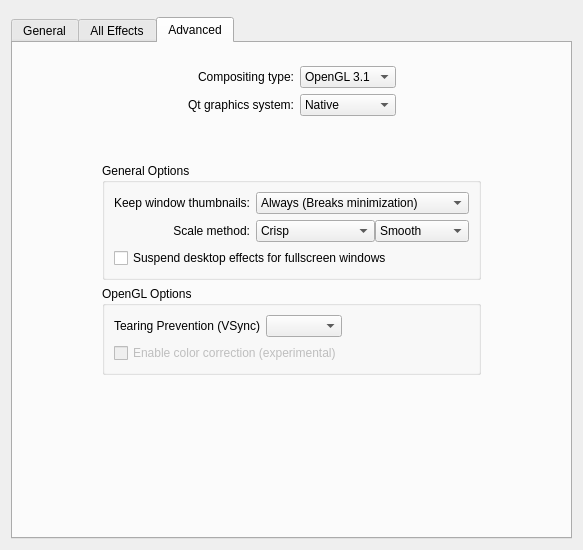
<?xml version="1.0" encoding="UTF-8"?>
<ui version="4.0">
 <class>KWinCompositingConfig</class>
 <widget class="QWidget" name="KWinCompositingConfig">
  <property name="geometry">
   <rect>
    <x>0</x>
    <y>0</y>
    <width>583</width>
    <height>550</height>
   </rect>
  </property>
  <layout class="QVBoxLayout" name="verticalLayout_4">
   <item>
    <widget class="KMessageWidget" name="messageBox">
     <property name="frameShape">
      <enum>QFrame::StyledPanel</enum>
     </property>
     <property name="frameShadow">
      <enum>QFrame::Raised</enum>
     </property>
    </widget>
   </item>
   <item>
    <widget class="QTabWidget" name="tabWidget">
     <property name="currentIndex">
      <number>2</number>
     </property>
     <widget class="QWidget" name="tab">
      <attribute name="title">
       <string>General</string>
      </attribute>
      <layout class="QVBoxLayout" name="verticalLayout_2">
       <item>
        <layout class="QHBoxLayout" name="horizontalLayout_4">
         <item>
          <spacer name="horizontalSpacer_9">
           <property name="orientation">
            <enum>Qt::Horizontal</enum>
           </property>
           <property name="sizeHint" stdset="0">
            <size>
             <width>40</width>
             <height>20</height>
            </size>
           </property>
          </spacer>
         </item>
         <item>
          <widget class="KTitleWidget" name="statusTitleWidget">
           <property name="sizePolicy">
            <sizepolicy hsizetype="Preferred" vsizetype="Preferred">
             <horstretch>0</horstretch>
             <verstretch>0</verstretch>
            </sizepolicy>
           </property>
           <property name="minimumSize">
            <size>
             <width>0</width>
             <height>0</height>
            </size>
           </property>
          </widget>
         </item>
         <item>
          <spacer name="horizontalSpacer_8">
           <property name="orientation">
            <enum>Qt::Horizontal</enum>
           </property>
           <property name="sizeHint" stdset="0">
            <size>
             <width>40</width>
             <height>20</height>
            </size>
           </property>
          </spacer>
         </item>
        </layout>
       </item>
       <item>
        <widget class="QWidget" name="rearmGlSupport" native="true">
         <layout class="QGridLayout" name="gridLayout_3">
          <item row="0" column="1" colspan="2">
           <widget class="QLabel" name="label_9">
            <property name="font">
             <font>
              <weight>75</weight>
              <bold>true</bold>
             </font>
            </property>
            <property name="text">
             <string>Pressing this button can crash the desktop.</string>
            </property>
            <property name="alignment">
             <set>Qt::AlignLeading|Qt::AlignLeft|Qt::AlignVCenter</set>
            </property>
           </widget>
          </item>
          <item row="0" column="0" rowspan="3">
           <spacer name="horizontalSpacer_14">
            <property name="orientation">
             <enum>Qt::Horizontal</enum>
            </property>
            <property name="sizeHint" stdset="0">
             <size>
              <width>125</width>
              <height>71</height>
             </size>
            </property>
           </spacer>
          </item>
          <item row="1" column="1" colspan="2">
           <widget class="QCheckBox" name="rearmSafetyCheck">
            <property name="text">
             <string>I have saved my data.</string>
            </property>
           </widget>
          </item>
          <item row="0" column="3" rowspan="3">
           <spacer name="horizontalSpacer_15">
            <property name="orientation">
             <enum>Qt::Horizontal</enum>
            </property>
            <property name="sizeHint" stdset="0">
             <size>
              <width>125</width>
              <height>71</height>
             </size>
            </property>
           </spacer>
          </item>
          <item row="2" column="1" colspan="2">
           <widget class="QPushButton" name="rearmGlSupportButton">
            <property name="enabled">
             <bool>false</bool>
            </property>
            <property name="text">
             <string>Re-enable OpenGL detection</string>
            </property>
           </widget>
          </item>
         </layout>
        </widget>
       </item>
       <item>
        <layout class="QHBoxLayout" name="horizontalLayout_2">
         <property name="spacing">
          <number>0</number>
         </property>
         <item>
          <spacer name="horizontalSpacer_6">
           <property name="orientation">
            <enum>Qt::Horizontal</enum>
           </property>
           <property name="sizeHint" stdset="0">
            <size>
             <width>40</width>
             <height>20</height>
            </size>
           </property>
          </spacer>
         </item>
         <item>
          <widget class="QWidget" name="compositingOptionsContainer" native="true">
           <layout class="QVBoxLayout" name="verticalLayout_3">
            <item>
             <widget class="QGroupBox" name="groupBox_2">
              <property name="title">
               <string>Activation</string>
              </property>
              <property name="flat">
               <bool>true</bool>
              </property>
              <layout class="QVBoxLayout" name="verticalLayout">
               <item>
                <widget class="QCheckBox" name="useCompositing">
                 <property name="text">
                  <string comment="@option:check">Enable desktop effects at startup</string>
                 </property>
                 <property name="checked">
                  <bool>true</bool>
                 </property>
                </widget>
               </item>
               <item>
                <layout class="QHBoxLayout" name="horizontalLayout">
                 <item>
                  <spacer name="horizontalSpacer_5">
                   <property name="orientation">
                    <enum>Qt::Horizontal</enum>
                   </property>
                   <property name="sizeHint" stdset="0">
                    <size>
                     <width>40</width>
                     <height>20</height>
                    </size>
                   </property>
                  </spacer>
                 </item>
                 <item>
                  <widget class="QLabel" name="label_6">
                   <property name="sizePolicy">
                    <sizepolicy hsizetype="MinimumExpanding" vsizetype="Preferred">
                     <horstretch>0</horstretch>
                     <verstretch>0</verstretch>
                    </sizepolicy>
                   </property>
                   <property name="text">
                    <string>Desktop effects can be toggled anytime using this shortcut:</string>
                   </property>
                   <property name="alignment">
                    <set>Qt::AlignRight|Qt::AlignTrailing|Qt::AlignVCenter</set>
                   </property>
                  </widget>
                 </item>
                 <item>
                  <widget class="KKeySequenceWidget" name="toggleEffectsShortcut"/>
                 </item>
                 <item>
                  <spacer name="horizontalSpacer_4">
                   <property name="orientation">
                    <enum>Qt::Horizontal</enum>
                   </property>
                   <property name="sizeHint" stdset="0">
                    <size>
                     <width>40</width>
                     <height>20</height>
                    </size>
                   </property>
                  </spacer>
                 </item>
                </layout>
               </item>
              </layout>
             </widget>
            </item>
            <item>
             <widget class="QGroupBox" name="groupBox">
              <property name="title">
               <string comment="@title:group a few general options to set up desktop effects">Simple effect setup</string>
              </property>
              <property name="flat">
               <bool>true</bool>
              </property>
              <layout class="QGridLayout" name="gridLayout">
               <item row="0" column="0" colspan="3">
                <widget class="QCheckBox" name="effectWinManagement">
                 <property name="text">
                  <string>Improved window management</string>
                 </property>
                 <property name="checked">
                  <bool>true</bool>
                 </property>
                </widget>
               </item>
               <item row="1" column="0" colspan="3">
                <widget class="QCheckBox" name="effectAnimations">
                 <property name="text">
                  <string>Various animations</string>
                 </property>
                 <property name="checked">
                  <bool>true</bool>
                 </property>
                </widget>
               </item>
               <item row="2" column="0">
                <widget class="QLabel" name="label_4">
                 <property name="text">
                  <string>Effect for desktop switching:</string>
                 </property>
                 <property name="alignment">
                  <set>Qt::AlignRight|Qt::AlignTrailing|Qt::AlignVCenter</set>
                 </property>
                 <property name="buddy">
                  <cstring>windowSwitchingCombo</cstring>
                 </property>
                </widget>
               </item>
               <item row="2" column="1">
                <widget class="KComboBox" name="desktopSwitchingCombo">
                 <property name="sizePolicy">
                  <sizepolicy hsizetype="Expanding" vsizetype="Fixed">
                   <horstretch>0</horstretch>
                   <verstretch>0</verstretch>
                  </sizepolicy>
                 </property>
                </widget>
               </item>
               <item row="2" column="2">
                <spacer name="horizontalSpacer_2">
                 <property name="orientation">
                  <enum>Qt::Horizontal</enum>
                 </property>
                 <property name="sizeHint" stdset="0">
                  <size>
                   <width>40</width>
                   <height>20</height>
                  </size>
                 </property>
                </spacer>
               </item>
               <item row="3" column="0">
                <widget class="QLabel" name="label_5">
                 <property name="text">
                  <string>Animation speed:</string>
                 </property>
                 <property name="alignment">
                  <set>Qt::AlignRight|Qt::AlignTrailing|Qt::AlignVCenter</set>
                 </property>
                 <property name="buddy">
                  <cstring>animationSpeedCombo</cstring>
                 </property>
                </widget>
               </item>
               <item row="3" column="1">
                <widget class="KComboBox" name="animationSpeedCombo">
                 <property name="sizePolicy">
                  <sizepolicy hsizetype="Expanding" vsizetype="Fixed">
                   <horstretch>0</horstretch>
                   <verstretch>0</verstretch>
                  </sizepolicy>
                 </property>
                 <property name="currentIndex">
                  <number>3</number>
                 </property>
                 <item>
                  <property name="text">
                   <string>Instant</string>
                  </property>
                 </item>
                 <item>
                  <property name="text">
                   <string>Very Fast</string>
                  </property>
                 </item>
                 <item>
                  <property name="text">
                   <string>Fast</string>
                  </property>
                 </item>
                 <item>
                  <property name="text">
                   <string>Normal</string>
                  </property>
                 </item>
                 <item>
                  <property name="text">
                   <string>Slow</string>
                  </property>
                 </item>
                 <item>
                  <property name="text">
                   <string>Very Slow</string>
                  </property>
                 </item>
                 <item>
                  <property name="text">
                   <string>Extremely Slow</string>
                  </property>
                 </item>
                </widget>
               </item>
               <item row="3" column="2">
                <spacer name="horizontalSpacer">
                 <property name="orientation">
                  <enum>Qt::Horizontal</enum>
                 </property>
                 <property name="sizeHint" stdset="0">
                  <size>
                   <width>40</width>
                   <height>20</height>
                  </size>
                 </property>
                </spacer>
               </item>
               <item row="4" column="0" colspan="3">
                <widget class="Line" name="line">
                 <property name="orientation">
                  <enum>Qt::Horizontal</enum>
                 </property>
                </widget>
               </item>
               <item row="5" column="0" colspan="3">
                <widget class="QLabel" name="label">
                 <property name="sizePolicy">
                  <sizepolicy hsizetype="Expanding" vsizetype="Preferred">
                   <horstretch>0</horstretch>
                   <verstretch>0</verstretch>
                  </sizepolicy>
                 </property>
                 <property name="text">
                  <string>You can find more effects, as well as effect-specific settings, in the &quot;All Effects&quot; tab above.</string>
                 </property>
                 <property name="alignment">
                  <set>Qt::AlignCenter</set>
                 </property>
                 <property name="wordWrap">
                  <bool>true</bool>
                 </property>
                </widget>
               </item>
              </layout>
             </widget>
            </item>
           </layout>
          </widget>
         </item>
         <item>
          <spacer name="horizontalSpacer_7">
           <property name="orientation">
            <enum>Qt::Horizontal</enum>
           </property>
           <property name="sizeHint" stdset="0">
            <size>
             <width>40</width>
             <height>20</height>
            </size>
           </property>
          </spacer>
         </item>
        </layout>
       </item>
       <item>
        <spacer>
         <property name="orientation">
          <enum>Qt::Vertical</enum>
         </property>
         <property name="sizeHint" stdset="0">
          <size>
           <width>512</width>
           <height>75</height>
          </size>
         </property>
        </spacer>
       </item>
      </layout>
     </widget>
     <widget class="QWidget" name="tab_2">
      <attribute name="title">
       <string>All Effects</string>
      </attribute>
      <layout class="QVBoxLayout">
       <item>
        <widget class="QLabel" name="label_2">
         <property name="text">
          <string>Hint: To find out or configure how to activate an effect, look at the effect's settings.</string>
         </property>
         <property name="wordWrap">
          <bool>true</bool>
         </property>
        </widget>
       </item>
       <item>
        <layout class="QHBoxLayout" name="horizontalLayout_5">
         <item>
          <widget class="KPluginSelector" name="effectSelector" native="true">
           <property name="sizePolicy">
            <sizepolicy hsizetype="Expanding" vsizetype="Expanding">
             <horstretch>0</horstretch>
             <verstretch>0</verstretch>
            </sizepolicy>
           </property>
           <property name="focusPolicy">
            <enum>Qt::WheelFocus</enum>
           </property>
          </widget>
         </item>
         <item>
          <layout class="QVBoxLayout" name="verticalLayout_6">
           <item>
            <spacer name="verticalSpacer_4">
             <property name="orientation">
              <enum>Qt::Vertical</enum>
             </property>
             <property name="sizeHint" stdset="0">
              <size>
               <width>20</width>
               <height>40</height>
              </size>
             </property>
            </spacer>
           </item>
          </layout>
         </item>
        </layout>
       </item>
      </layout>
     </widget>
     <widget class="QWidget" name="tab_4">
      <attribute name="title">
       <string>Advanced</string>
      </attribute>
      <layout class="QGridLayout" name="gridLayout_6" rowstretch="1,0,2,0,0,0,10">
       <item row="0" column="2">
        <spacer name="verticalSpacer_2">
         <property name="orientation">
          <enum>Qt::Vertical</enum>
         </property>
         <property name="sizeType">
          <enum>QSizePolicy::Fixed</enum>
         </property>
         <property name="sizeHint" stdset="0">
          <size>
           <width>20</width>
           <height>8</height>
          </size>
         </property>
        </spacer>
       </item>
       <item row="0" column="4" rowspan="7">
        <spacer name="horizontalSpacer_11">
         <property name="orientation">
          <enum>Qt::Horizontal</enum>
         </property>
         <property name="sizeHint" stdset="0">
          <size>
           <width>40</width>
           <height>20</height>
          </size>
         </property>
        </spacer>
       </item>
       <item row="1" column="3">
        <spacer name="horizontalSpacer_13">
         <property name="orientation">
          <enum>Qt::Horizontal</enum>
         </property>
         <property name="sizeHint" stdset="0">
          <size>
           <width>40</width>
           <height>20</height>
          </size>
         </property>
        </spacer>
       </item>
       <item row="5" column="1" colspan="3">
        <widget class="QGroupBox" name="glGroup">
         <property name="sizePolicy">
          <sizepolicy hsizetype="MinimumExpanding" vsizetype="Preferred">
           <horstretch>0</horstretch>
           <verstretch>0</verstretch>
          </sizepolicy>
         </property>
         <property name="title">
          <string>OpenGL Options</string>
         </property>
         <property name="flat">
          <bool>true</bool>
         </property>
         <layout class="QGridLayout" name="gridLayout_4">
          <item row="3" column="0">
           <widget class="QCheckBox" name="glColorCorrection">
            <property name="enabled">
             <bool>false</bool>
            </property>
            <property name="toolTip">
             <string>&lt;p&gt;Activates color correction if possible, using the Kolor-Manager. Requires OpenGL 2 Shaders to be enabled and Kolor-Manager to be installed. May fail silently.&lt;/p&gt;&lt;p&gt;&lt;strong&gt;Experimental&lt;/strong&gt;.&lt;/p&gt;</string>
            </property>
            <property name="text">
             <string>Enable color correction (experimental)</string>
            </property>
           </widget>
          </item>
          <item row="0" column="0">
           <layout class="QHBoxLayout" name="horizontalLayout_6" stretch="1,5">
            <item>
             <widget class="QLabel" name="glSwapStrategyLabel">
              <property name="text">
               <string>Tearing Prevention (VSync)</string>
              </property>
              <property name="alignment">
               <set>Qt::AlignRight|Qt::AlignTrailing|Qt::AlignVCenter</set>
              </property>
              <property name="buddy">
               <cstring>glSwapStrategy</cstring>
              </property>
             </widget>
            </item>
            <item>
             <widget class="QComboBox" name="glSwapStrategy"/>
            </item>
           </layout>
          </item>
          <item row="0" column="1">
           <spacer name="horizontalSpacer_3">
            <property name="orientation">
             <enum>Qt::Horizontal</enum>
            </property>
            <property name="sizeHint" stdset="0">
             <size>
              <width>40</width>
              <height>20</height>
             </size>
            </property>
           </spacer>
          </item>
         </layout>
        </widget>
       </item>
       <item row="6" column="2">
        <spacer name="verticalSpacer_3">
         <property name="orientation">
          <enum>Qt::Vertical</enum>
         </property>
         <property name="sizeHint" stdset="0">
          <size>
           <width>20</width>
           <height>40</height>
          </size>
         </property>
        </spacer>
       </item>
       <item row="4" column="1" colspan="3">
        <widget class="QGroupBox" name="groupBox_3">
         <property name="sizePolicy">
          <sizepolicy hsizetype="MinimumExpanding" vsizetype="Preferred">
           <horstretch>0</horstretch>
           <verstretch>0</verstretch>
          </sizepolicy>
         </property>
         <property name="title">
          <string>General Options</string>
         </property>
         <property name="flat">
          <bool>true</bool>
         </property>
         <layout class="QGridLayout" name="gridLayout_2">
          <item row="0" column="0">
           <widget class="QLabel" name="label_8">
            <property name="sizePolicy">
             <sizepolicy hsizetype="Preferred" vsizetype="Preferred">
              <horstretch>1</horstretch>
              <verstretch>0</verstretch>
             </sizepolicy>
            </property>
            <property name="text">
             <string>Keep window thumbnails:</string>
            </property>
            <property name="alignment">
             <set>Qt::AlignRight|Qt::AlignTrailing|Qt::AlignVCenter</set>
            </property>
            <property name="buddy">
             <cstring>windowThumbnails</cstring>
            </property>
           </widget>
          </item>
          <item row="0" column="1">
           <widget class="KComboBox" name="windowThumbnails">
            <property name="sizePolicy">
             <sizepolicy hsizetype="Preferred" vsizetype="Fixed">
              <horstretch>3</horstretch>
              <verstretch>0</verstretch>
             </sizepolicy>
            </property>
            <item>
             <property name="text">
              <string comment="A window thumbnail requires to have the corresponding window mapped. To have thumbnails at all time, windows are not unmapped. This can break window minimization as it is modelled as unmapping of windows.">Always (Breaks minimization)</string>
             </property>
            </item>
            <item>
             <property name="text">
              <string comment="Windows are not unmapped if the window is somewhere visible on any of the virtual desktops.">Only for Shown Windows</string>
             </property>
            </item>
            <item>
             <property name="text">
              <string comment="Windows are unmapped as they are requested. This can lead to not having updated thumbnials for windows on other desktops.">Never</string>
             </property>
            </item>
           </widget>
          </item>
          <item row="1" column="0">
           <widget class="QLabel" name="scaleMethodLabel">
            <property name="sizePolicy">
             <sizepolicy hsizetype="Preferred" vsizetype="Preferred">
              <horstretch>1</horstretch>
              <verstretch>0</verstretch>
             </sizepolicy>
            </property>
            <property name="text">
             <string>Scale method:</string>
            </property>
            <property name="alignment">
             <set>Qt::AlignRight|Qt::AlignTrailing|Qt::AlignVCenter</set>
            </property>
            <property name="buddy">
             <cstring>xrScaleFilter</cstring>
            </property>
           </widget>
          </item>
          <item row="1" column="1">
           <layout class="QHBoxLayout" name="horizontalLayout_3">
            <property name="spacing">
             <number>0</number>
            </property>
            <item>
             <widget class="QComboBox" name="xrScaleFilter">
              <property name="toolTip">
               <string>&lt;!DOCTYPE HTML PUBLIC &quot;-//W3C//DTD HTML 4.0//EN&quot; &quot;http://www.w3.org/TR/REC-html40/strict.dtd&quot;&gt;
&lt;html&gt;&lt;head&gt;&lt;meta name=&quot;qrichtext&quot; content=&quot;1&quot; /&gt;&lt;style type=&quot;text/css&quot;&gt;
p, li { white-space: pre-wrap; }
&lt;/style&gt;&lt;/head&gt;&lt;body style=&quot; font-family:'Segoe'; font-size:8pt; font-weight:400; font-style:normal;&quot;&gt;
&lt;p style=&quot; margin-top:0px; margin-bottom:0px; margin-left:0px; margin-right:0px; -qt-block-indent:0; text-indent:0px;&quot;&gt;&lt;span style=&quot; font-weight:600;&quot;&gt;Crisp:&lt;/span&gt;&lt;/p&gt;
&lt;p style=&quot; margin-top:0px; margin-bottom:0px; margin-left:0px; margin-right:0px; -qt-block-indent:0; text-indent:0px;&quot;&gt;&lt;span style=&quot; font-style:italic;&quot;&gt;XRenderSetPictureFilter(&amp;quot;fast&amp;quot;)&lt;/span&gt; -  Pretty fast on all GPUs but looks bricky&lt;/p&gt;
&lt;p style=&quot;-qt-paragraph-type:empty; margin-top:0px; margin-bottom:0px; margin-left:0px; margin-right:0px; -qt-block-indent:0; text-indent:0px;&quot;&gt;&lt;/p&gt;
&lt;p style=&quot; margin-top:0px; margin-bottom:0px; margin-left:0px; margin-right:0px; -qt-block-indent:0; text-indent:0px;&quot;&gt;&lt;span style=&quot; font-weight:600;&quot;&gt;Smooth:&lt;/span&gt;&lt;/p&gt;
&lt;p style=&quot; margin-top:0px; margin-bottom:0px; margin-left:0px; margin-right:0px; -qt-block-indent:0; text-indent:0px;&quot;&gt;&lt;span style=&quot; font-style:italic;&quot;&gt;XRenderSetPictureFilter(&amp;quot;good&amp;quot;) &lt;/span&gt;- linear blending.&lt;/p&gt;
&lt;p style=&quot; margin-top:0px; margin-bottom:0px; margin-left:0px; margin-right:0px; -qt-block-indent:0; text-indent:0px;&quot;&gt;Fast enough on newer nvidia GPUs and maybe others but also can be &lt;span style=&quot; text-decoration: underline;&quot;&gt;very&lt;/span&gt; slow, you will have to try it.&lt;/p&gt;&lt;/body&gt;&lt;/html&gt;</string>
              </property>
              <property name="currentIndex">
               <number>0</number>
              </property>
              <item>
               <property name="text">
                <string>Crisp</string>
               </property>
              </item>
              <item>
               <property name="text">
                <string>Smooth (slower)</string>
               </property>
              </item>
             </widget>
            </item>
            <item>
             <widget class="QComboBox" name="glScaleFilter">
              <property name="toolTip">
               <string>&lt;!DOCTYPE HTML PUBLIC &quot;-//W3C//DTD HTML 4.0//EN&quot; &quot;http://www.w3.org/TR/REC-html40/strict.dtd&quot;&gt;
&lt;html&gt;&lt;head&gt;&lt;meta name=&quot;qrichtext&quot; content=&quot;1&quot; /&gt;&lt;style type=&quot;text/css&quot;&gt;
p, li { white-space: pre-wrap; }
&lt;/style&gt;&lt;/head&gt;&lt;body style=&quot; font-family:'Segoe'; font-size:8pt; font-weight:400; font-style:normal;&quot;&gt;
&lt;p style=&quot; margin-top:0px; margin-bottom:0px; margin-left:0px; margin-right:0px; -qt-block-indent:0; text-indent:0px;&quot;&gt;&lt;span style=&quot; font-weight:600;&quot;&gt;Crisp:&lt;/span&gt;&lt;/p&gt;
&lt;p style=&quot; margin-top:0px; margin-bottom:0px; margin-left:0px; margin-right:0px; -qt-block-indent:0; text-indent:0px;&quot;&gt;&lt;span style=&quot; font-style:italic;&quot;&gt;GL_NEAREST&lt;/span&gt; -  (very) fast on all GPUs but looks bricky&lt;/p&gt;
&lt;p style=&quot;-qt-paragraph-type:empty; margin-top:0px; margin-bottom:0px; margin-left:0px; margin-right:0px; -qt-block-indent:0; text-indent:0px;&quot;&gt;&lt;/p&gt;
&lt;p style=&quot; margin-top:0px; margin-bottom:0px; margin-left:0px; margin-right:0px; -qt-block-indent:0; text-indent:0px;&quot;&gt;&lt;span style=&quot; font-weight:600;&quot;&gt;Smooth:&lt;/span&gt;&lt;/p&gt;
&lt;p style=&quot; margin-top:0px; margin-bottom:0px; margin-left:0px; margin-right:0px; -qt-block-indent:0; text-indent:0px;&quot;&gt;&lt;span style=&quot; font-style:italic;&quot;&gt;GL_LINEAR&lt;/span&gt; - fast on most GPUs but a little blurry&lt;/p&gt;
&lt;p style=&quot;-qt-paragraph-type:empty; margin-top:0px; margin-bottom:0px; margin-left:0px; margin-right:0px; -qt-block-indent:0; text-indent:0px;&quot;&gt;&lt;/p&gt;
&lt;p style=&quot; margin-top:0px; margin-bottom:0px; margin-left:0px; margin-right:0px; -qt-block-indent:0; text-indent:0px;&quot;&gt;&lt;span style=&quot; font-weight:600;&quot;&gt;Accurate:&lt;/span&gt;&lt;/p&gt;
&lt;p style=&quot; margin-top:0px; margin-bottom:0px; margin-left:0px; margin-right:0px; -qt-block-indent:0; text-indent:0px;&quot;&gt;Lanczos filter, requires glsl shader support.&lt;/p&gt;
&lt;p style=&quot; margin-top:0px; margin-bottom:0px; margin-left:0px; margin-right:0px; -qt-block-indent:0; text-indent:0px;&quot;&gt;Might be slow on weaker GPUs and even cause various troubles with broken drivers (from overbrightening to segfaults).&lt;/p&gt;
&lt;p style=&quot; margin-top:0px; margin-bottom:0px; margin-left:0px; margin-right:0px; -qt-block-indent:0; text-indent:0px;&quot;&gt;Fall back to &amp;quot;Smooth&amp;quot; if you have problems.&lt;/p&gt;&lt;/body&gt;&lt;/html&gt;</string>
              </property>
              <property name="currentIndex">
               <number>1</number>
              </property>
              <item>
               <property name="text">
                <string>Crisp</string>
               </property>
              </item>
              <item>
               <property name="text">
                <string>Smooth</string>
               </property>
              </item>
              <item>
               <property name="text">
                <string>Accurate</string>
               </property>
              </item>
             </widget>
            </item>
           </layout>
          </item>
          <item row="2" column="0" colspan="2">
           <widget class="QCheckBox" name="unredirectFullscreen">
            <property name="text">
             <string>Suspend desktop effects for fullscreen windows</string>
            </property>
           </widget>
          </item>
         </layout>
        </widget>
       </item>
       <item row="0" column="0" rowspan="7">
        <spacer name="horizontalSpacer_10">
         <property name="orientation">
          <enum>Qt::Horizontal</enum>
         </property>
         <property name="sizeHint" stdset="0">
          <size>
           <width>40</width>
           <height>20</height>
          </size>
         </property>
        </spacer>
       </item>
       <item row="2" column="2">
        <spacer name="verticalSpacer">
         <property name="orientation">
          <enum>Qt::Vertical</enum>
         </property>
         <property name="sizeHint" stdset="0">
          <size>
           <width>20</width>
           <height>40</height>
          </size>
         </property>
        </spacer>
       </item>
       <item row="1" column="2">
        <layout class="QGridLayout" name="gridLayout_5">
         <item row="0" column="0">
          <widget class="QLabel" name="label_7">
           <property name="sizePolicy">
            <sizepolicy hsizetype="Preferred" vsizetype="Preferred">
             <horstretch>1</horstretch>
             <verstretch>0</verstretch>
            </sizepolicy>
           </property>
           <property name="text">
            <string>Compositing type:</string>
           </property>
           <property name="alignment">
            <set>Qt::AlignRight|Qt::AlignTrailing|Qt::AlignVCenter</set>
           </property>
           <property name="buddy">
            <cstring>compositingType</cstring>
           </property>
          </widget>
         </item>
         <item row="0" column="1">
          <widget class="KComboBox" name="compositingType">
           <property name="sizePolicy">
            <sizepolicy hsizetype="Preferred" vsizetype="Fixed">
             <horstretch>3</horstretch>
             <verstretch>0</verstretch>
            </sizepolicy>
           </property>
           <item>
            <property name="text">
             <string>OpenGL 3.1</string>
            </property>
           </item>
           <item>
            <property name="text">
             <string>OpenGL 2.0</string>
            </property>
           </item>
           <item>
            <property name="text">
             <string>OpenGL 1.2</string>
            </property>
           </item>
           <item>
            <property name="text">
             <string>XRender</string>
            </property>
           </item>
          </widget>
         </item>
         <item row="1" column="0">
          <widget class="QLabel" name="label_3">
           <property name="text">
            <string>Qt graphics system:</string>
           </property>
           <property name="alignment">
            <set>Qt::AlignRight|Qt::AlignTrailing|Qt::AlignVCenter</set>
           </property>
          </widget>
         </item>
         <item row="1" column="1">
          <widget class="QComboBox" name="graphicsSystem">
           <property name="toolTip">
            <string>&lt;!DOCTYPE HTML PUBLIC &quot;-//W3C//DTD HTML 4.0//EN&quot; &quot;http://www.w3.org/TR/REC-html40/strict.dtd&quot;&gt;
&lt;html&gt;&lt;head&gt;&lt;meta name=&quot;qrichtext&quot; content=&quot;1&quot; /&gt;&lt;style type=&quot;text/css&quot;&gt;
p, li { white-space: pre-wrap; }
&lt;/style&gt;&lt;/head&gt;&lt;body style=&quot; font-family:'Segoe'; font-size:8pt; font-weight:400; font-style:normal;&quot;&gt;
&lt;p style=&quot; margin-top:0px; margin-bottom:0px; margin-left:0px; margin-right:0px; -qt-block-indent:0; text-indent:0px;&quot;&gt;It is &lt;span style=&quot; font-weight:600;&quot;&gt;strongly recommended&lt;/span&gt; to use the &lt;span style=&quot; font-weight:600;&quot;&gt;native&lt;/span&gt; system when using the &lt;span style=&quot; font-weight:600;&quot;&gt;XRender&lt;/span&gt; backend.&lt;/p&gt;
&lt;p style=&quot;-qt-paragraph-type:empty; margin-top:0px; margin-bottom:0px; margin-left:0px; margin-right:0px; -qt-block-indent:0; text-indent:0px;&quot;&gt;&lt;/p&gt;
&lt;p style=&quot; margin-top:0px; margin-bottom:0px; margin-left:0px; margin-right:0px; -qt-block-indent:0; text-indent:0px;&quot;&gt;On the other hand, many decorations perform better with the &lt;span style=&quot; font-weight:600;&quot;&gt;raster&lt;/span&gt; system on the &lt;span style=&quot; font-weight:600;&quot;&gt;default and generally preferred OpenGL&lt;/span&gt; backend (though some don't - also the impact here can be anything between &amp;quot;slight&amp;quot; and &amp;quot;incredible&amp;quot; depending on the GPU and driver)&lt;/p&gt;&lt;/body&gt;&lt;/html&gt;</string>
           </property>
           <item>
            <property name="text">
             <string>Native</string>
            </property>
           </item>
           <item>
            <property name="text">
             <string>Raster</string>
            </property>
           </item>
          </widget>
         </item>
        </layout>
       </item>
       <item row="1" column="1">
        <spacer name="horizontalSpacer_12">
         <property name="orientation">
          <enum>Qt::Horizontal</enum>
         </property>
         <property name="sizeHint" stdset="0">
          <size>
           <width>40</width>
           <height>20</height>
          </size>
         </property>
        </spacer>
       </item>
      </layout>
      <zorder>groupBox_3</zorder>
      <zorder>glGroup</zorder>
     </widget>
    </widget>
   </item>
  </layout>
 </widget>
 <customwidgets>
  <customwidget>
   <class>KKeySequenceWidget</class>
   <extends>QWidget</extends>
   <header>kkeysequencewidget.h</header>
  </customwidget>
  <customwidget>
   <class>KComboBox</class>
   <extends>QComboBox</extends>
   <header>kcombobox.h</header>
  </customwidget>
  <customwidget>
   <class>KPushButton</class>
   <extends>QPushButton</extends>
   <header>kpushbutton.h</header>
  </customwidget>
  <customwidget>
   <class>KTitleWidget</class>
   <extends>QWidget</extends>
   <header>ktitlewidget.h</header>
  </customwidget>
  <customwidget>
   <class>KPluginSelector</class>
   <extends>QWidget</extends>
   <header>kpluginselector.h</header>
   <container>1</container>
  </customwidget>
  <customwidget>
   <class>KMessageWidget</class>
   <extends>QFrame</extends>
   <header>kmessagewidget.h</header>
   <container>1</container>
  </customwidget>
 </customwidgets>
 <tabstops>
  <tabstop>tabWidget</tabstop>
  <tabstop>rearmSafetyCheck</tabstop>
  <tabstop>rearmGlSupportButton</tabstop>
  <tabstop>useCompositing</tabstop>
  <tabstop>effectWinManagement</tabstop>
  <tabstop>effectAnimations</tabstop>
  <tabstop>desktopSwitchingCombo</tabstop>
  <tabstop>animationSpeedCombo</tabstop>
  <tabstop>effectSelector</tabstop>
  <tabstop>ghns</tabstop>
  <tabstop>compositingType</tabstop>
  <tabstop>graphicsSystem</tabstop>
  <tabstop>windowThumbnails</tabstop>
  <tabstop>xrScaleFilter</tabstop>
  <tabstop>glScaleFilter</tabstop>
  <tabstop>unredirectFullscreen</tabstop>
  <tabstop>glSwapStrategy</tabstop>
  <tabstop>glColorCorrection</tabstop>
 </tabstops>
 <resources/>
 <connections>
  <connection>
   <sender>rearmSafetyCheck</sender>
   <signal>toggled(bool)</signal>
   <receiver>rearmGlSupportButton</receiver>
   <slot>setEnabled(bool)</slot>
   <hints>
    <hint type="sourcelabel">
     <x>312</x>
     <y>119</y>
    </hint>
    <hint type="destinationlabel">
     <x>345</x>
     <y>146</y>
    </hint>
   </hints>
  </connection>
 </connections>
</ui>
